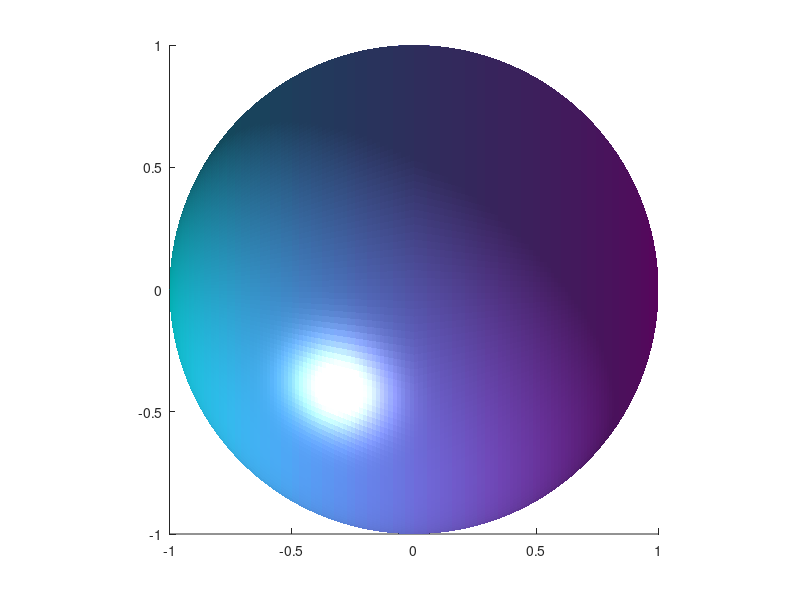

MATLAB code for this plot: (Note: this script raises an error after producing the figure.)
function tmp
%% Initialization
% Clear
close all
clear all
% Variables
AZ = -90:1:90;
AZ = AZ';
n = 100;
EL = NaN(length(AZ),n);
for ii = 1:length(AZ)
	mx = abs(round(abs(AZ(ii))-90))
	if mx>0
	y = linspace(-mx,mx,n)
	else 
		y = zeros(1,n);
	end
	EL(ii,:) = y;
end
AZ = repmat(AZ,1,n);
% AZ2 = EL;
% EL = AZ;
% AZ = AZ2;
R = 1;

% figure
% plot(AZ,EL,'.');
% 
% return
X                   = R*sind(AZ); % Left-right
Y                   = R*sind(EL); % Up-Down

signZ               = sign(cosd(AZ).*cosd(EL));
absZ                = abs(sqrt(R.^2-X.^2-Y.^2));
Z                   = signZ .* absZ;
X = [X;X];
Y = [Y;Y];
Z = [Z;-Z];
AZ = [AZ;AZ];
EL = [EL;EL];
% Z = sqrt(R.^2-X.^2-Y.^2);

% C = hot(numel(AZ));
% k = 5;
% n = 2^k-1;
% theta = pi*(-n:2:n)/n;
% phi = (pi/2)*(-n:2:n)'/n;
% X = cos(phi)*cos(theta);
% Y = cos(phi)*sin(theta);
% Z = sin(phi)*ones(size(theta));
% % colormap([0 0 0;1 1 1])
% C = hadamard(2^k); 
% whos C
% 
% plot3(X,Y,Z,'k.');
% hold on
% whos C Z
surf(X,Y,Z,AZ)
shading flat
axis([-1 1 -1 1 -1 1]);
axis square;
grid off
camlight('headlight')
view(2);
% colormap hot
colormap cool

lighting phong
material dull
axis off
colorbar

pa_datadir;
% print('-dpng','elevation');
% print('-depsc','-painter','elevation');

print('-dpng','azimuth');
print('-depsc','-painter','azimuth');
